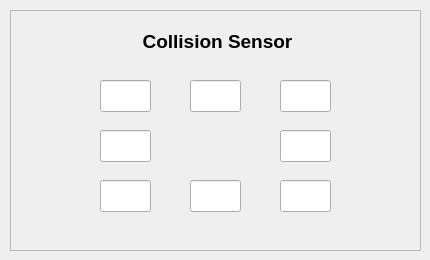
   <widget class="QWidget" name="tab4">
    <attribute name="title">
     <string>Collision</string>
    </attribute>
    <widget class="QFrame" name="frame_6">
     <property name="geometry">
      <rect>
       <x>10</x>
       <y>10</y>
       <width>411</width>
       <height>241</height>
      </rect>
     </property>
     <property name="frameShape">
      <enum>QFrame::StyledPanel</enum>
     </property>
     <property name="frameShadow">
      <enum>QFrame::Raised</enum>
     </property>
     <widget class="QLabel" name="label_17">
      <property name="geometry">
       <rect>
        <x>17</x>
        <y>20</y>
        <width>381</width>
        <height>22</height>
       </rect>
      </property>
      <property name="font">
       <font>
        <pointsize>14</pointsize>
        <weight>75</weight>
        <bold>true</bold>
       </font>
      </property>
      <property name="text">
       <string>Collision Sensor</string>
      </property>
      <property name="alignment">
       <set>Qt::AlignCenter</set>
      </property>
     </widget>
     <widget class="QLineEdit" name="s4">
      <property name="geometry">
       <rect>
        <x>180</x>
        <y>70</y>
        <width>51</width>
        <height>32</height>
       </rect>
      </property>
     </widget>
     <widget class="QLineEdit" name="s5">
      <property name="geometry">
       <rect>
        <x>270</x>
        <y>70</y>
        <width>51</width>
        <height>32</height>
       </rect>
      </property>
     </widget>
     <widget class="QLineEdit" name="s7">
      <property name="geometry">
       <rect>
        <x>270</x>
        <y>170</y>
        <width>51</width>
        <height>32</height>
       </rect>
      </property>
     </widget>
     <widget class="QLineEdit" name="s3">
      <property name="geometry">
       <rect>
        <x>90</x>
        <y>70</y>
        <width>51</width>
        <height>32</height>
       </rect>
      </property>
     </widget>
     <widget class="QLineEdit" name="s8">
      <property name="geometry">
       <rect>
        <x>180</x>
        <y>170</y>
        <width>51</width>
        <height>32</height>
       </rect>
      </property>
     </widget>
     <widget class="QLabel" name="label_15">
      <property name="geometry">
       <rect>
        <x>247</x>
        <y>120</y>
        <width>68</width>
        <height>22</height>
       </rect>
      </property>
      <property name="text">
       <string/>
      </property>
     </widget>
     <widget class="QLineEdit" name="s2">
      <property name="geometry">
       <rect>
        <x>90</x>
        <y>120</y>
        <width>51</width>
        <height>32</height>
       </rect>
      </property>
     </widget>
     <widget class="QLabel" name="label_16">
      <property name="geometry">
       <rect>
        <x>147</x>
        <y>111</y>
        <width>111</width>
        <height>51</height>
       </rect>
      </property>
      <property name="text">
       <string/>
      </property>
      <property name="pixmap">
       <pixmap resource="rc/spero.qrc">:/icons/proximity.png</pixmap>
      </property>
      <property name="scaledContents">
       <bool>true</bool>
      </property>
     </widget>
     <widget class="QLineEdit" name="s1">
      <property name="geometry">
       <rect>
        <x>90</x>
        <y>170</y>
        <width>51</width>
        <height>32</height>
       </rect>
      </property>
     </widget>
     <widget class="QLineEdit" name="s6">
      <property name="geometry">
       <rect>
        <x>270</x>
        <y>120</y>
        <width>51</width>
        <height>32</height>
       </rect>
      </property>
     </widget>
    </widget>
   </widget>
